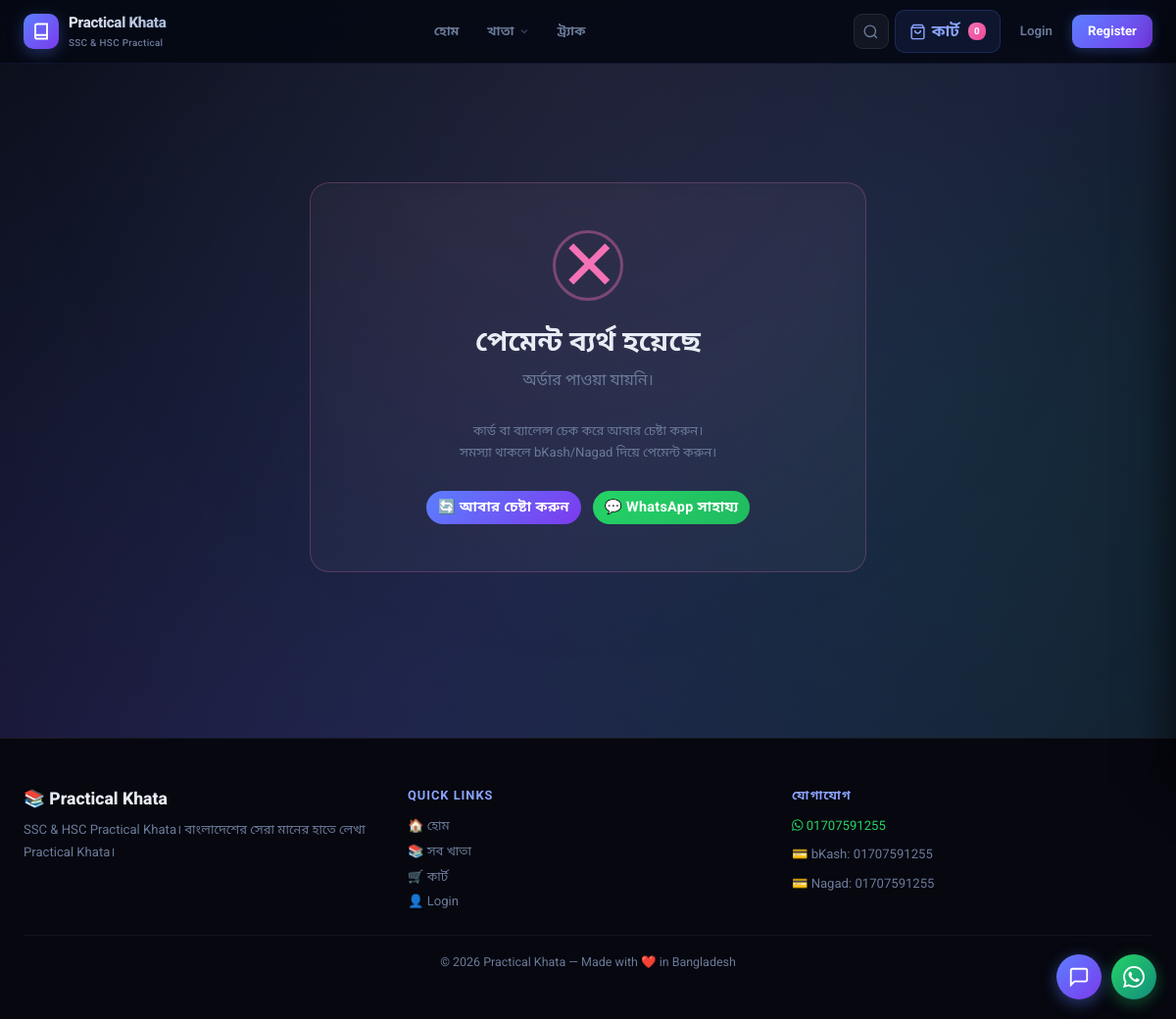
Page /payment/success/ on the committed database.
### core/models.py (models this page shows, shortened)
class SiteSettings(models.Model):
    site_name        = models.CharField(max_length=100, default='Practical Khata')
    tagline          = models.CharField(max_length=200, default='SSC & HSC Practical Khata')
    whatsapp_number  = models.CharField(max_length=20, default='8801707591255')
    delivery_charge  = models.DecimalField(max_digits=6, decimal_places=2, default=110)
    free_delivery_above = models.DecimalField(max_digits=8, decimal_places=2, default=0,
                          help_text='0 means no free delivery threshold')
    bkash_number     = models.CharField(max_length=20, blank=True, default='01707591255')
    nagad_number     = models.CharField(max_length=20, blank=True, default='01707591255')
    chat_enabled     = models.BooleanField(default=True, help_text='Show AI chat widget')
    chat_welcome_msg = models.CharField(max_length=300,
                       default='আসসালামু আলাইকুম! 👋 কীভাবে সাহায্য করতে পারি?')
    meta_description = models.TextField(blank=True,
                       default='Buy SSC & HSC Practical Khata online in Bangladesh.')
    meta_keywords    = models.CharField(max_length=300, blank=True,
                       default='practical khata, SSC, HSC, Bangladesh')
    og_image         = models.ImageField(upload_to='site/', blank=True, null=True)
    class Meta:
        verbose_name = 'Site Settings'
        verbose_name_plural = 'Site Settings'
    @classmethod
    def get(cls):
        obj, _ = cls.objects.get_or_create(pk=1)
        return obj

### core/views.py (the view, shortened to what this page needs)
# urls.py: path('payment/success/',  views.ssl_success,   name='ssl_success'),
def ssl_success(request):
    import requests as req
    val_id   = request.POST.get('val_id') or request.GET.get('val_id', '')
    tran_id  = request.POST.get('tran_id') or request.GET.get('tran_id', '')  # = order.order_id
    amount   = request.POST.get('amount') or request.GET.get('amount', '0')
    bank_tran_id = request.POST.get('bank_tran_id') or request.GET.get('bank_tran_id', '')
    value_a  = request.POST.get('value_a') or request.GET.get('value_a', '')  # internal PK
    store_id   = settings.SSLCOMMERZ_STORE_ID
    store_pass = settings.SSLCOMMERZ_STORE_PASS
    is_sandbox = settings.SSLCOMMERZ_IS_SANDBOX
    validated = False
    try:
        verify_url = _ssl_api_url(
            f'/validator/api/validationserverAPI.php?val_id={val_id}&store_id={store_id}&store_passwd={store_pass}&format=json',
            is_sandbox
        )
        v_resp = req.get(verify_url, timeout=10).json()
        validated = (
            v_resp.get('status') == 'VALID' and
            v_resp.get('tran_id') == tran_id
        )
    except Exception:
        validated = False
    try:
        order = Order.objects.get(order_id=tran_id)
    except Order.DoesNotExist:
        try:
            order = Order.objects.get(id=int(value_a))
        except (Order.DoesNotExist, ValueError):
            return render(request, 'payment_fail.html', {'reason': 'অর্ডার পাওয়া যায়নি।'})

### templates/payment_fail.html (shortened to what this page needs)
{% extends 'base.html' %}
{% load static %}
{% block content %}
<section class="payment-result-section">
    <div class="container" style="max-width:600px;padding:60px 16px;">
        <div class="payment-result-card fail-card">
            <div class="result-icon">
                <div class="fail-x">✕</div>
            </div>
            <h1 class="result-title">পেমেন্ট ব্যর্থ হয়েছে</h1>
            <p class="result-subtitle">{{ reason|default:"কোনো কারণে পেমেন্ট সম্পন্ন হয়নি।" }}</p>
            <p class="result-note">
                কার্ড বা ব্যালেন্স চেক করে আবার চেষ্টা করুন।<br>
                সমস্যা থাকলে bKash/Nagad দিয়ে পেমেন্ট করুন।
            </p>
            <div class="result-actions">
                <a href="{% url 'checkout' %}" class="btn btn-primary">
                    🔄 আবার চেষ্টা করুন
                </a>
                <a href="https://wa.me/{{ site_settings.whatsapp_number }}" target="_blank"
                   class="btn" style="background:linear-gradient(135deg,#25d366,#20ba60);color:white;border:none;">
                    💬 WhatsApp সাহায্য
                </a>
            </div>
        </div>
    </div>
</section>
{% endblock %}

### templates/base.html (shortened to what this page needs)
<!DOCTYPE html>
<html lang="bn">
{% load static %}
<head>
    <link href="https://cdn.jsdelivr.net/npm/bootstrap@5.3.0/dist/css/bootstrap.min.css" rel="stylesheet">
    <link rel="stylesheet" href="https://cdnjs.cloudflare.com/ajax/libs/font-awesome/6.4.0/css/all.min.css">
    <link rel="stylesheet" href="{% static 'css/style.css' %}?v=7">
</head>
<body>
    <div class="particles-bg"></div>
    <nav class="pk-nav" id="mainNav" role="navigation" aria-label="Main Navigation">
        <div class="pk-nav-bar">
            <div class="container pk-nav-container">
                <a class="pk-logo" href="{% url 'home' %}" aria-label="{{ site_settings.site_name }}">
                    <div class="pk-logo-icon">
                        <svg width="18" height="18" viewBox="0 0 24 24" fill="none" stroke="white" stroke-width="2.5" stroke-linecap="round"><path d="M4 19.5A2.5 2.5 0 0 1 6.5 17H20"/><path d="M6.5 2H20v20H6.5A2.5 2.5 0 0 1 4 19.5v-15A2.5 2.5 0 0 1 6.5 2z"/></svg>
                    </div>
                    <div class="pk-logo-text">
                        <span class="pk-logo-name">{{ site_settings.site_name }}</span>
                        <span class="pk-logo-tagline">SSC &amp; HSC Practical</span>
                    </div>
                </a>
                <ul class="pk-nav-links" role="list">
                    <li>
                        <a href="{% url 'home' %}" class="pk-link {% if request.resolver_match.url_name == 'home' %}pk-link--active{% endif %}">
                            হোম
                        </a>
                    </li>
                    <li class="pk-mega-parent">
                        <a href="{% url 'products' %}" class="pk-link pk-link--has-arrow {% if 'product' in request.resolver_match.url_name %}pk-link--active{% endif %}">
                            খাতা
                            <svg class="pk-arrow" width="12" height="12" viewBox="0 0 24 24" fill="none" stroke="currentColor" stroke-width="2.5"><path d="M6 9l6 6 6-6"/></svg>
                        </a>
                    </li>
                    <li>
                        <a href="#" class="pk-link"
                           onclick="event.preventDefault(); const t=document.getElementById('trackInput'); if(t){t.scrollIntoView({behavior:'smooth'}); t.focus();}else{const id=prompt('তোমার Order ID লিখো:'); if(id) window.location.assign('/order/'+id+'/tracking/');}">
                            ট্র্যাক
                        </a>
                    </li>
                </ul>
                <div class="pk-nav-actions">
                    <button class="pk-icon-btn" id="pkSearchBtn" aria-label="Search" title="খাতা খুঁজুন">
                        <svg width="17" height="17" viewBox="0 0 24 24" fill="none" stroke="currentColor" stroke-width="2"><circle cx="11" cy="11" r="8"/><path d="m21 21-4.35-4.35"/></svg>
                    </button>
                    <a class="pk-cart-btn" href="{% url 'cart' %}" aria-label="Cart">
                        <svg width="17" height="17" viewBox="0 0 24 24" fill="none" stroke="currentColor" stroke-width="2"><path d="M6 2L3 6v14a2 2 0 002 2h14a2 2 0 002-2V6l-3-4z"/><line x1="3" y1="6" x2="21" y2="6"/><path d="M16 10a4 4 0 01-8 0"/></svg>
                        <span class="pk-cart-label">কার্ট</span>
                        {% if cart_count and cart_count > 0 %}
                        <span class="pk-cart-badge cart-nav-badge">{{ cart_count }}</span>
                        {% else %}
                        <span class="pk-cart-badge cart-nav-badge" style="display:none;">0</span>
                        {% endif %}
                    </a>
                    {% if request.user.is_authenticated %}
                    <div class="pk-user-menu">
                        <button class="pk-user-btn" id="pkUserBtn" aria-label="User menu">
                            <div class="pk-avatar">{{ request.user.username|slice:":1"|upper }}</div>
                            <svg class="pk-arrow" width="12" height="12" viewBox="0 0 24 24" fill="none" stroke="currentColor" stroke-width="2.5"><path d="M6 9l6 6 6-6"/></svg>
                        </button>
                        <div class="pk-user-dropdown" id="pkUserDropdown">
                            <div class="pk-user-header">
                                <div class="pk-avatar pk-avatar-lg">{{ request.user.username|slice:":1"|upper }}</div>
                                <div>
                                    <p class="pk-user-name">{{ request.user.username }}</p>
                                    <p class="pk-user-role">{% if request.user.is_staff %}Admin{% else %}Customer{% endif %}</p>
                                </div>
                            </div>
                            <div class="pk-user-links">
                                <a href="{% url 'dashboard' %}" class="pk-user-link">
                                    <svg width="14" height="14" viewBox="0 0 24 24" fill="none" stroke="currentColor" stroke-width="2"><rect x="3" y="3" width="7" height="7"/><rect x="14" y="3" width="7" height="7"/><rect x="14" y="14" width="7" height="7"/><rect x="3" y="14" width="7" height="7"/></svg>
                                    Dashboard
                                </a>
                                <a href="{% url 'cart' %}" class="pk-user-link">
                                    <svg width="14" height="14" viewBox="0 0 24 24" fill="none" stroke="currentColor" stroke-width="2"><path d="M6 2L3 6v14a2 2 0 002 2h14a2 2 0 002-2V6l-3-4z"/><line x1="3" y1="6" x2="21" y2="6"/></svg>
                                    আমার কার্ট
                                </a>
                                {% if request.user.is_staff %}
                                <div class="pk-user-divider"></div>
                                <p class="pk-user-section">Admin Panel</p>
                                <a href="{% url 'admin_dashboard' %}" class="pk-user-link">🚀 Dashboard 2.0</a>
                                <a href="{% url 'manage_products' %}" class="pk-user-link">📦 Products</a>
                                <a href="{% url 'admin_orders' %}" class="pk-user-link">📋 Orders</a>
                                <a href="{% url 'admin_reviews' %}" class="pk-user-link">⭐ Reviews</a>
                                <a href="{% url 'manage_coupons' %}" class="pk-user-link">🎟️ Coupons</a>
                                {% endif %}
                                <div class="pk-user-divider"></div>
                                <a href="{% url 'logout' %}" class="pk-user-link pk-user-link--danger">
                                    <svg width="14" height="14" viewBox="0 0 24 24" fill="none" stroke="currentColor" stroke-width="2"><path d="M9 21H5a2 2 0 01-2-2V5a2 2 0 012-2h4"/><polyline points="16 17 21 12 16 7"/><line x1="21" y1="12" x2="9" y2="12"/></svg>
                                    Logout
                                </a>
                            </div>
                        </div>
                    </div>
                    {% else %}
                    <a href="{% url 'login' %}" class="pk-auth-link">Login</a>
                    <a href="{% url 'register' %}" class="pk-auth-btn">Register</a>
                    {% endif %}
                </div>
            </div>
        </div>
    </nav>
    {% block content %}{% endblock %}
    <footer class="mt-5 py-5" style="border-top:1px solid rgba(255,255,255,0.07);background:rgba(7,8,15,0.98);">
        <div class="container">
            <div class="row g-4">
                <div class="col-md-4">
                    <div style="font-size:1.1rem;font-weight:800;color:#e8ecf4;margin-bottom:8px;">
                        📚 {{ site_settings.site_name }}
                    </div>
                    <p style="font-size:0.82rem;color:#6b7a99;line-height:1.7;">
                        {{ site_settings.tagline }}। বাংলাদেশের সেরা মানের হাতে লেখা Practical Khata।
                    </p>
                </div>
                <div class="col-md-4">
                    <div
                        style="font-size:0.8rem;font-weight:700;color:#8ba4ff;margin-bottom:12px;text-transform:uppercase;letter-spacing:1px;">
                        Quick Links</div>
                    <div style="display:flex;flex-direction:column;gap:6px;">
                        <a href="{% url 'home' %}" style="font-size:0.82rem;color:#6b7a99;text-decoration:none;">🏠
                            হোম</a>
                        <a href="{% url 'products' %}" style="font-size:0.82rem;color:#6b7a99;text-decoration:none;">📚
                            সব খাতা</a>
                        <a href="{% url 'cart' %}" style="font-size:0.82rem;color:#6b7a99;text-decoration:none;">🛒
                            কার্ট</a>
                        <a href="{% url 'login' %}" style="font-size:0.82rem;color:#6b7a99;text-decoration:none;">👤
                            Login</a>
                    </div>
                </div>
                <div class="col-md-4">
                    <div
                        style="font-size:0.8rem;font-weight:700;color:#8ba4ff;margin-bottom:12px;text-transform:uppercase;letter-spacing:1px;">
                        যোগাযোগ</div>
                    <div style="display:flex;flex-direction:column;gap:8px;">
                        <a href="https://wa.me/{{ site_settings.whatsapp_number }}" target="_blank"
                            style="font-size:0.82rem;color:#25d366;text-decoration:none;">
                            <i class="fab fa-whatsapp"></i> {{ site_settings.whatsapp_number|slice:"2:" }}
                        </a>
                        {% if site_settings.bkash_number %}
                        <span style="font-size:0.82rem;color:#6b7a99;">
                            💳 bKash: {{ site_settings.bkash_number }}
                        </span>
                        {% endif %}
                        {% if site_settings.nagad_number %}
                        <span style="font-size:0.82rem;color:#6b7a99;">
                            💳 Nagad: {{ site_settings.nagad_number }}
                        </span>
                        {% endif %}
                    </div>
                </div>
            </div>
            <div
                style="border-top:1px solid rgba(255,255,255,0.05);margin-top:24px;padding-top:16px;text-align:center;">
                <p style="font-size:0.78rem;color:#6b7a99;margin:0;">
                    © 2026 {{ site_settings.site_name }} — Made with ❤️ in Bangladesh
                </p>
            </div>
        </div>
    </footer>
    <a href="https://wa.me/{{ site_settings.whatsapp_number }}" class="wa-float" target="_blank" rel="noopener"
        title="WhatsApp এ মেসেজ করো" aria-label="WhatsApp">
    </a>
    {% if chat_enabled %}
    <div class="ai-chat-widget" id="aiChatWidget">
        <button class="ai-chat-toggle" id="aiChatToggle" aria-label="Chat">
            <span class="ai-chat-icon-open">
                <svg width="22" height="22" viewBox="0 0 24 24" fill="none" stroke="white" stroke-width="2">
                    <path d="M21 15a2 2 0 0 1-2 2H7l-4 4V5a2 2 0 0 1 2-2h14a2 2 0 0 1 2 2z"></path>
                </svg>
            </span>
        </button>
    </div>
    {% endif %}
</body>
</html>

### rows in the picture
SiteSettings: site_name "Practical Khata", tagline "SSC & HSC Practical Khata", whatsapp_number "01707591255", bkash_number "01707591255", nagad_number "01707591255"

### other values in the picture
{{ reason|default:"কোনো কারণে পেমেন্ট সম্পন্ন হয়নি।" }} "অর্ডার পাওয়া যায়নি।"
